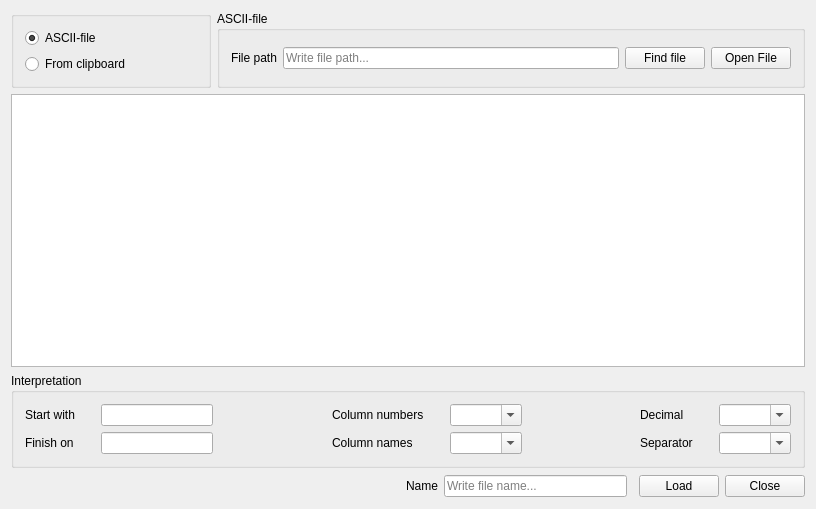
<?xml version="1.0" encoding="UTF-8"?>
<ui version="4.0">
 <class>LoadingCloudWindow</class>
 <widget class="QDialog" name="LoadingCloudWindow">
  <property name="geometry">
   <rect>
    <x>0</x>
    <y>0</y>
    <width>816</width>
    <height>509</height>
   </rect>
  </property>
  <property name="windowTitle">
   <string>LoadingCloudWindow</string>
  </property>
  <layout class="QGridLayout">
   <item row="1" column="0" colspan="9">
    <widget class="QTextEdit" name="inputData">
     <property name="focusPolicy">
      <enum>Qt::NoFocus</enum>
     </property>
     <property name="lineWrapMode">
      <enum>QTextEdit::NoWrap</enum>
     </property>
     <property name="readOnly">
      <bool>true</bool>
     </property>
    </widget>
   </item>
   <item row="3" column="8">
    <widget class="QPushButton" name="closeWindowBtn">
     <property name="focusPolicy">
      <enum>Qt::NoFocus</enum>
     </property>
     <property name="text">
      <string>Close</string>
     </property>
    </widget>
   </item>
   <item row="3" column="3">
    <widget class="QLabel" name="nameFigureLabel">
     <property name="text">
      <string>Name</string>
     </property>
    </widget>
   </item>
   <item row="2" column="0" colspan="9">
    <widget class="QGroupBox" name="groupOfSettings">
     <property name="title">
      <string>Interpretation</string>
     </property>
     <layout class="QGridLayout" name="gridLayout_2">
      <item row="0" column="6">
       <widget class="QComboBox" name="columnNumbersBox">
        <property name="focusPolicy">
         <enum>Qt::ClickFocus</enum>
        </property>
        <property name="editable">
         <bool>true</bool>
        </property>
       </widget>
      </item>
      <item row="1" column="6">
       <widget class="QComboBox" name="columnNamesBox">
        <property name="focusPolicy">
         <enum>Qt::ClickFocus</enum>
        </property>
        <property name="editable">
         <bool>true</bool>
        </property>
       </widget>
      </item>
      <item row="0" column="3" rowspan="2">
       <spacer name="horizontalSpacer_2">
        <property name="orientation">
         <enum>Qt::Horizontal</enum>
        </property>
        <property name="sizeHint" stdset="0">
         <size>
          <width>40</width>
          <height>20</height>
         </size>
        </property>
       </spacer>
      </item>
      <item row="0" column="7" rowspan="2">
       <spacer name="horizontalSpacer_3">
        <property name="orientation">
         <enum>Qt::Horizontal</enum>
        </property>
        <property name="sizeHint" stdset="0">
         <size>
          <width>40</width>
          <height>20</height>
         </size>
        </property>
       </spacer>
      </item>
      <item row="1" column="0">
       <widget class="QLabel" name="finishLineLabel">
        <property name="text">
         <string>Finish on</string>
        </property>
       </widget>
      </item>
      <item row="0" column="0">
       <widget class="QLabel" name="startLineLabel">
        <property name="text">
         <string>Start with</string>
        </property>
       </widget>
      </item>
      <item row="0" column="10">
       <widget class="QComboBox" name="decimalBox">
        <property name="focusPolicy">
         <enum>Qt::ClickFocus</enum>
        </property>
        <property name="editable">
         <bool>true</bool>
        </property>
       </widget>
      </item>
      <item row="1" column="2">
       <widget class="QLineEdit" name="finishLineEdit">
        <property name="focusPolicy">
         <enum>Qt::ClickFocus</enum>
        </property>
       </widget>
      </item>
      <item row="0" column="2">
       <widget class="QLineEdit" name="startLineEdit">
        <property name="focusPolicy">
         <enum>Qt::ClickFocus</enum>
        </property>
       </widget>
      </item>
      <item row="1" column="8">
       <widget class="QLabel" name="separatorLabel">
        <property name="text">
         <string>Separator</string>
        </property>
       </widget>
      </item>
      <item row="0" column="8">
       <widget class="QLabel" name="decimalLabel">
        <property name="text">
         <string>Decimal</string>
        </property>
       </widget>
      </item>
      <item row="1" column="10">
       <widget class="QComboBox" name="separatorBox">
        <property name="focusPolicy">
         <enum>Qt::ClickFocus</enum>
        </property>
        <property name="editable">
         <bool>true</bool>
        </property>
       </widget>
      </item>
      <item row="0" column="4">
       <widget class="QLabel" name="columnNumbersLabel">
        <property name="text">
         <string>Column numbers</string>
        </property>
       </widget>
      </item>
      <item row="1" column="4">
       <widget class="QLabel" name="columnNamesLabel">
        <property name="text">
         <string>Column names</string>
        </property>
       </widget>
      </item>
      <item row="0" column="5" rowspan="2">
       <spacer name="horizontalSpacer_4">
        <property name="orientation">
         <enum>Qt::Horizontal</enum>
        </property>
        <property name="sizeType">
         <enum>QSizePolicy::Fixed</enum>
        </property>
        <property name="sizeHint" stdset="0">
         <size>
          <width>20</width>
          <height>20</height>
         </size>
        </property>
       </spacer>
      </item>
      <item row="0" column="9" rowspan="2">
       <spacer name="horizontalSpacer_5">
        <property name="orientation">
         <enum>Qt::Horizontal</enum>
        </property>
        <property name="sizeType">
         <enum>QSizePolicy::Fixed</enum>
        </property>
        <property name="sizeHint" stdset="0">
         <size>
          <width>20</width>
          <height>20</height>
         </size>
        </property>
       </spacer>
      </item>
      <item row="0" column="1" rowspan="2">
       <spacer name="horizontalSpacer_6">
        <property name="orientation">
         <enum>Qt::Horizontal</enum>
        </property>
        <property name="sizeType">
         <enum>QSizePolicy::Fixed</enum>
        </property>
        <property name="sizeHint" stdset="0">
         <size>
          <width>20</width>
          <height>20</height>
         </size>
        </property>
       </spacer>
      </item>
     </layout>
    </widget>
   </item>
   <item row="3" column="0" colspan="2">
    <widget class="QLabel" name="notifyLabel">
     <property name="enabled">
      <bool>true</bool>
     </property>
     <property name="minimumSize">
      <size>
       <width>200</width>
       <height>24</height>
      </size>
     </property>
     <property name="text">
      <string/>
     </property>
    </widget>
   </item>
   <item row="3" column="4">
    <widget class="QLineEdit" name="nameFigureLineEdit">
     <property name="focusPolicy">
      <enum>Qt::ClickFocus</enum>
     </property>
     <property name="contextMenuPolicy">
      <enum>Qt::DefaultContextMenu</enum>
     </property>
     <property name="placeholderText">
      <string>Write file name...</string>
     </property>
    </widget>
   </item>
   <item row="3" column="6" colspan="2">
    <widget class="QPushButton" name="loadCloudBtn">
     <property name="focusPolicy">
      <enum>Qt::NoFocus</enum>
     </property>
     <property name="text">
      <string>Load</string>
     </property>
    </widget>
   </item>
   <item row="0" column="2" colspan="7">
    <widget class="QGroupBox" name="groupOfFileWidgets">
     <property name="enabled">
      <bool>true</bool>
     </property>
     <property name="title">
      <string>ASCII-file</string>
     </property>
     <layout class="QHBoxLayout" name="horizontalLayout">
      <item>
       <widget class="QLabel" name="fileNameLabel">
        <property name="text">
         <string>File path</string>
        </property>
       </widget>
      </item>
      <item>
       <widget class="QLineEdit" name="filePathLineEdit">
        <property name="enabled">
         <bool>true</bool>
        </property>
        <property name="focusPolicy">
         <enum>Qt::ClickFocus</enum>
        </property>
        <property name="inputMask">
         <string/>
        </property>
        <property name="text">
         <string/>
        </property>
        <property name="placeholderText">
         <string>Write file path...</string>
        </property>
       </widget>
      </item>
      <item>
       <widget class="QPushButton" name="findFileBtn">
        <property name="focusPolicy">
         <enum>Qt::NoFocus</enum>
        </property>
        <property name="text">
         <string>Find file</string>
        </property>
       </widget>
      </item>
      <item>
       <widget class="QPushButton" name="openFileBtn">
        <property name="focusPolicy">
         <enum>Qt::NoFocus</enum>
        </property>
        <property name="text">
         <string>Open File</string>
        </property>
       </widget>
      </item>
     </layout>
    </widget>
   </item>
   <item row="0" column="0" colspan="2">
    <widget class="QGroupBox" name="groupOfBtnWidgets">
     <property name="title">
      <string/>
     </property>
     <layout class="QVBoxLayout" name="verticalLayout">
      <item>
       <widget class="QRadioButton" name="fileBtn">
        <property name="text">
         <string>ASCII-file</string>
        </property>
        <property name="checked">
         <bool>true</bool>
        </property>
       </widget>
      </item>
      <item>
       <widget class="QRadioButton" name="clipboardBtn">
        <property name="text">
         <string>From clipboard</string>
        </property>
       </widget>
      </item>
     </layout>
    </widget>
   </item>
   <item row="3" column="2">
    <spacer name="horizontalSpacer">
     <property name="orientation">
      <enum>Qt::Horizontal</enum>
     </property>
     <property name="sizeHint" stdset="0">
      <size>
       <width>40</width>
       <height>20</height>
      </size>
     </property>
    </spacer>
   </item>
  </layout>
  <zorder>groupOfBtnWidgets</zorder>
  <zorder>inputData</zorder>
  <zorder>groupOfSettings</zorder>
  <zorder>loadCloudBtn</zorder>
  <zorder>nameFigureLabel</zorder>
  <zorder>nameFigureLineEdit</zorder>
  <zorder>closeWindowBtn</zorder>
  <zorder>notifyLabel</zorder>
  <zorder>groupOfFileWidgets</zorder>
  <zorder>horizontalSpacer</zorder>
 </widget>
 <layoutdefault spacing="6" margin="11"/>
 <resources/>
 <connections/>
</ui>
